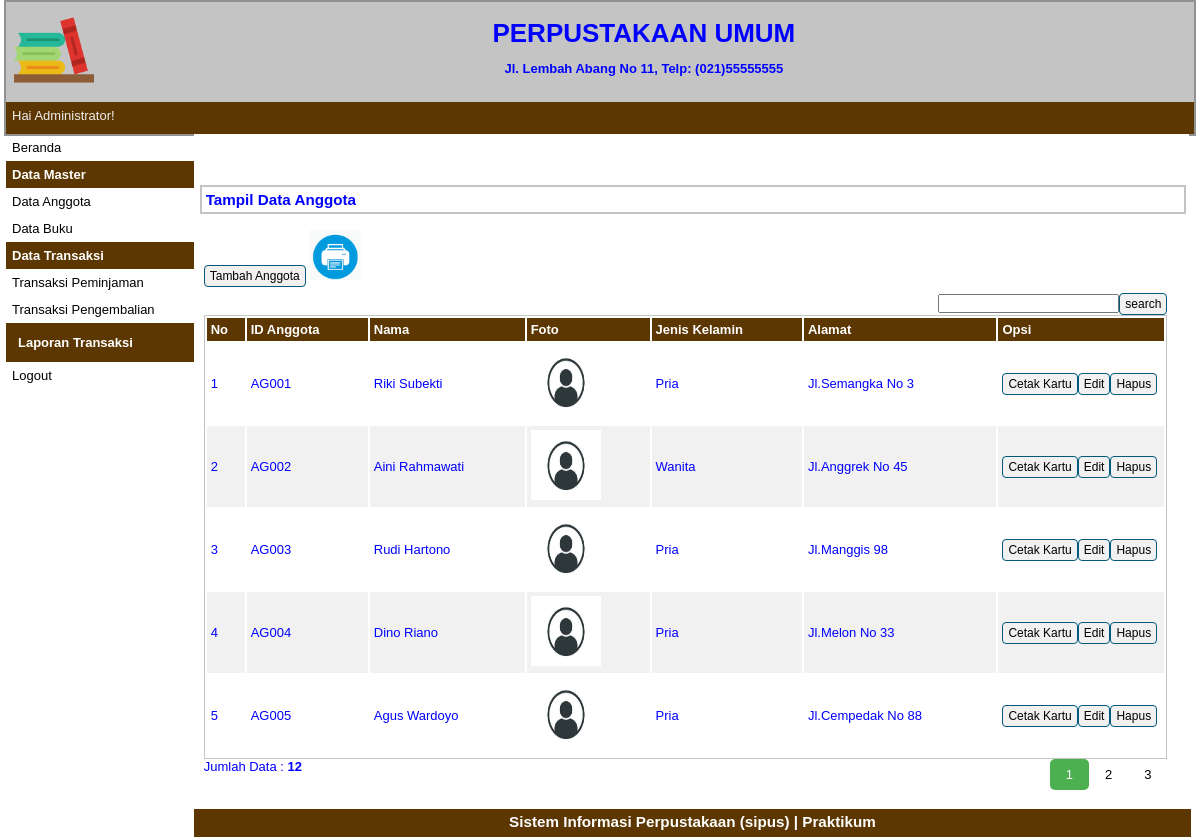
Screenshot of /index.php?p=anggota (signed in) with the database file from the repository.
### tables this page shows
CREATE TABLE `tbanggota` (
  `idanggota` varchar(5) NOT NULL,
  `nama` varchar(30) NOT NULL,
  `jeniskelamin` varchar(10) NOT NULL,
  `alamat` varchar(40) NOT NULL,
  `status` varchar(20) NOT NULL,
  `foto` varchar(125) NOT NULL
);

### pages/anggota.php (the view, shortened to what this page needs)
<div id="label-page"><h3>Tampil Data Anggota</h3></div>
<div id="content">
	<p id="tombol-tambah-container"><a href="index.php?p=anggota-input" class="tombol">Tambah Anggota</a>
	<a target="_blank" href="pages/cetak.php"><img src="print.png" height="50px" height="50px"></a>
	<FORM CLASS="form-inline" METHOD="POST">
	<div align="right"><form method=post><input type="text" name="pencarian"><input type="submit" name="search" value="search" class="tombol"></form>
	</FORM>
	</p>
	<table id="tabel-tampil">
		<tr>
			<th id="label-tampil-no">No</td>
			<th>ID Anggota</th>
			<th>Nama</th>
			<th>Foto</th>
			<th>Jenis Kelamin</th>
			<th>Alamat</th>
			<th id="label-opsi">Opsi</th>
		</tr>
		<?php
		$batas = 5;
		extract($_GET);
		if(empty($hal)){
			$posisi = 0;
			$hal = 1;
			$nomor = 1;
		}
		else {
			$posisi = ($hal - 1) * $batas;
			$nomor = $posisi+1;
		}
		if($_SERVER['REQUEST_METHOD'] == "POST"){
			$pencarian = trim(mysqli_real_escape_string($db, $_POST['pencarian']));
			if($pencarian != ""){
				$sql = "SELECT * FROM tbanggota WHERE nama LIKE '%$pencarian%'
						OR idanggota LIKE '%$pencarian%'
						OR jeniskelamin LIKE '%$pencarian%'
						OR alamat LIKE '%$pencarian%'";
				$query = $sql;
				$queryJml = $sql;
			}
			else {
				$query = "SELECT * FROM tbanggota LIMIT $posisi, $batas";
				$queryJml = "SELECT * FROM tbanggota";
				$no = $posisi * 1;
			}
		}
		else {
			$query = "SELECT * FROM tbanggota LIMIT $posisi, $batas";
			$queryJml = "SELECT * FROM tbanggota";
		}
		$q_tampil_anggota = mysqli_query($db, $query);
		if(mysqli_num_rows($q_tampil_anggota)>0)
		{
		while($r_tampil_anggota=mysqli_fetch_array($q_tampil_anggota)){
			if(empty($r_tampil_anggota['foto'])or($r_tampil_anggota['foto']=='-'))
				$foto = "admin-no-photo.jpg";
			else
				$foto = $r_tampil_anggota['foto'];
		?>
		<tr>
			<td><?php echo $nomor; ?></td>
			<td><?php echo $r_tampil_anggota['idanggota']; ?></td>
			<td><?php echo $r_tampil_anggota['nama']; ?></td>
			<td><img src="images/<?php echo $foto; ?>" width=70px height=70px></td>
			<td><?php echo $r_tampil_anggota['jeniskelamin']; ?></td>
			<td><?php echo $r_tampil_anggota['alamat']; ?></td>
			<td>
				<div class="tombol-opsi-container"><a target="_blank" href="pages/cetak_kartu.php?id=<?php echo $r_tampil_anggota['idanggota'];?>" class="tombol">Cetak Kartu</a></div>
				<div class="tombol-opsi-container"><a href="index.php?p=anggota-edit&id=<?php echo $r_tampil_anggota['idanggota'];?>" class="tombol">Edit</a></div>
				<div class="tombol-opsi-container"><a href="proses/anggota-hapus.php?id=<?php echo $r_tampil_anggota['idanggota']; ?>" onclick = "return confirm ('Apakah Anda Yakin Akan Menghapus Data Ini?')" class="tombol">Hapus</a></div>
			</td>
		</tr>
		<?php $nomor++; }
		}
		else {
			echo "<tr><td colspan=6>Data Tidak Ditemukan</td></tr>";
		}?>
	</table>
	<?php
	if(isset($_POST['pencarian'])){
	if($_POST['pencarian']!=''){
		echo "<div style=\"float:left;\">";
		$jml = mysqli_num_rows(mysqli_query($db, $queryJml));
		echo "Data Hasil Pencarian: <b>$jml</b>";
		echo "</div>";
	}
	}
	else{ ?>
		<div style="float: left;">
		<?php
			$jml = mysqli_num_rows(mysqli_query($db, $queryJml));
			echo "Jumlah Data : <b>$jml</b>";
		?>
		</div>
		<div class="pagination">
				<?php
				$jml_hal = ceil($jml/$batas);
				for($i=1; $i<=$jml_hal; $i++){
					if($i != $hal){
						echo "<a href=\"?p=anggota&hal=$i\">$i</a>";
					}
					else {
						echo "<a class=\"active\">$i</a>";
					}
				}
				?>
		</div>
	<?php
	}
	?>
</div>

### index.php (shortened to what this page needs)
<?php
	if(isset($_SESSION['sesi'])){
?>
<!doctype html>
<html>
<head>
	<link rel="stylesheet" type="text/css" href="style.css">
</head>
<body >
	<div id="container">
		<div id="header">
			<div id="logo-perpustakaan-container">
				<image id="logo-perpustakaan" src="images/logo-perpustakaan3.png" border=0 style="border:0; text-decoration:none; outline:none">
			</div>
			<div id="nama-alamat-perpustakaan-container">
				<div class="nama-alamat-perpustakaan">
					<h1> PERPUSTAKAAN UMUM </h1>
				</div>
				<div class="nama-alamat-perpustakaan">
					<h4>Jl. Lembah Abang No 11, Telp: (021)55555555</h4>
				</div>
			</div>
		</div>
		<div id="header2">
			<div id="nama-user">Hai <?php echo$_SESSION['sesi']; ?>!</div>
		</div>
		<div id="sidebar">
			<a href="index.php?p=beranda">Beranda</a>
			<p class="label-navigasi">Data Master</p>
			<ul>
				<li><a href="index.php?p=anggota">Data Anggota</a></li>
				<li><a href="index.php?p=buku">Data Buku</a></li>
			</ul>
			<p class="label-navigasi">Data Transaksi</p>
			<ul>
				<li><a href="index.php?p=transaksi-peminjaman">Transaksi Peminjaman</a></li>
				<li><a href="index.php?p=transaksi-pengembalian">Transaksi Pengembalian</a></li>
			</ul>
			<p class="label-navigasi" style="color: white;"><a href="index.php?p=laporan-transaksi"  style="color: white;">Laporan Transaksi</a></p>
			<a href="logout.php">Logout</a>
		</div>
		<div id="content-container">
			    <div class="container">
		<div class="row"><br/><br/><br/>
		</div>
    </div>
		<?php
			$pages_dir='pages';
			if(!empty($_GET['p'])){
				$pages=scandir($pages_dir,0);
				unset($pages[0],$pages[1]);
				$p=$_GET['p'];
				if(in_array($p.'.php',$pages)){
					include($pages_dir.'/'.$p.'.php');
				}else{
					echo'Halaman Tidak Ditemukan';
				}
			}else{
				include($pages_dir.'/beranda.php');
			}
		?>
		</div>
		<div id="footer"><h3>Sistem Informasi Perpustakaan (sipus) | Praktikum </h3></div>
	</div>
</body>
</html>
<?php
}
else {
	echo "<script>
		alert('Anda Harus Login Dahulu!');
	</script>";
	header('location:login.php');
}
?>

### style.css (style rules this page uses)
* { margin:0px; padding:0px }
body { font-family:sans-serif; font-size:13px; color:blue; }
.pagination { display: inline-block; }
.pagination a { color: black; float: left; padding: 8px 16px; text-decoration: none; }
.pagination a.active { background-color: #4CAF50; color: white; border-radius: 5px; }
#container { width:99%; margin:0px auto; border:2px solid #919191; background-color:#C4C4C4; }
#header { width:100%; height:100px; background-color:#C4C4C4; }
#logo-perpustakaan-container { float:left; width:6%; height:80%; padding:8px; }
#logo-perpustakaan { width:80px; height:80px; border:2px solid #FFFFFF; }
#nama-alamat-perpustakaan-container { float:left; width:90%; padding:10px; }
.nama-alamat-perpustakaan { float:left; width:100%; padding:6px; text-align:center; }
#header2 { width:100%; height:32px; background-color:#5C3701; color:#FFFFFF; }
#nama-user { float:left; color:#EEEEEE; padding:6px; }
#sidebar { float:left; width:15.8%; }
#sidebar ul { list-style:none; }
#sidebar a:link, #sidebar a:visited { color:black; text-decoration:none; display:block; padding:6px; }
.label-navigasi { background-color:#5C3701; padding:6px; color:white; font-weight:bold; }
#content-container { float:left; width:83.8%; background-color:#FFFFFF; }
#footer { width:99.4%; height:20px; clear:both; text-align:center; padding:4px; background-color:#5C3701; color:#FFFFFF; }
#label-page { margin-top:6px; margin-bottom:6px; margin-left:6px; border:2px solid #C4C4C4; padding:4px; width:97.9%; }
#content { float:left; width:96.8%; min-height:454px; background-image : border:2px solid #C4C4C4; padding:10px; margin-bottom:6px; }
.tombol { border-radius:4px; font-size:12px; text-decoration:none; background-color:#F1F1F1; padding-top:3px; padding-bottom:3px; padding-left:5px; padding-right:5px; border:1px solid #01597E; color:black; }
#tombol-tambah-container { margin-bottom:10px; }
#tabel-tampil { border:1px solid #C4C4C4; width:100%; }
#tabel-tampil tr:nth-child(odd) { background-color:#F1F1F1; }
#tabel-tampil tr th { background-color:#5C3701; color:#FFFFFF; padding:4px; text-align:left; }
#tabel-tampil td { padding:4px; }
#label-tampil-no { width:30px; }
#label-opsi { width:158px; font-weight:bold; }
.tombol-opsi-container { float:left; }

### rows the page displays
tbanggota: idanggota "AG001", nama "Riki Subekti", jeniskelamin "Pria", alamat "Jl.Semangka No 3"
tbanggota: idanggota "AG002", nama "Aini Rahmawati", jeniskelamin "Wanita", alamat "Jl.Anggrek No 45"
tbanggota: idanggota "AG003", nama "Rudi Hartono", jeniskelamin "Pria", alamat "Jl.Manggis 98"
tbanggota: idanggota "AG004", nama "Dino Riano", jeniskelamin "Pria", alamat "Jl.Melon No 33"
tbanggota: idanggota "AG005", nama "Agus Wardoyo", jeniskelamin "Pria", alamat "Jl.Cempedak No 88"

### other values shown
$_SESSION['sesi'] "Administrator"
$jml "12"
